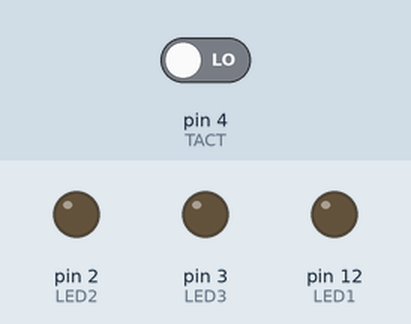
This sketch was run on a simulated Arduino Uno, built with avr-gcc and run on an emulated ATmega328P. Shown: output pins drawn as LEDs (lit = HIGH). The inputs (shaded band) are chosen by the test bench; at power-on: pin 4 (TACT) LOW.

Above: at 1.6 s.
At 41.2 s:
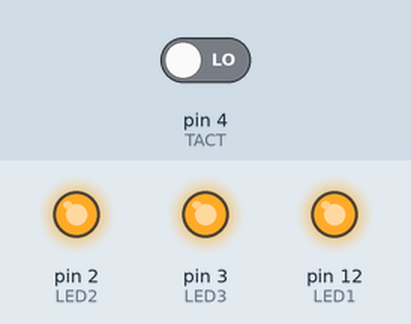
Timing chart, 0 to 41.8 s (numbered marks = the images above):
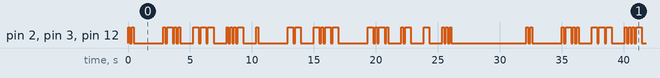

The sketch:

Morse_Code_Watch.ino
```cpp
//char NAME[] = "JANG MIN JOON"; // 이름
char MESSAGE[] = "I LOVE MY CATS"; // 메시지

char LED1 = 12; // Tiny 6번 핀
char LED2 = 2; // Tiny 7번 핀
char LED3 = 3; // Tiny 2번 핀
char TACT = 4; // Tiny 3번 핀

boolean TactState; // 택 버튼 입력 저장

volatile byte state = LOW;

int shortTime = 150; // 모스코드 Dot 길이 시간 - 전체 빠르기 조절은 이걸로
int longTime = shortTime * 3; // 모스코드 Dash 길이 시간
int pause = longTime * 2; // 문자 사이 시간
int wordSpace = longTime * 3; // 띄어쓰기 시간

char mode; // 택 버튼 누를 때 마다 변하는 모드

char A[] = {1, 2, 0, 0, 0, 0};
char B[] = {2, 1, 1, 1, 0, 0};
char C[] = {2, 1, 2, 1, 0, 0};
char D[] = {2, 1, 1, 0, 0, 0};
char E[] = {1, 0, 0, 0, 0, 0};
char F[] = {1, 1, 2, 1, 0, 0};
char G[] = {2, 2, 1, 0, 0, 0};
char H[] = {1, 1, 1, 1, 0, 0};
char I[] = {1, 1, 0, 0, 0, 0};
char J[] = {1, 2, 2, 2, 0, 0};
char K[] = {2, 1, 2, 0, 0, 0};
char L[] = {1, 2, 1, 1, 0, 0};
char M[] = {2, 2, 0, 0, 0, 0};
char N[] = {2, 1, 0, 0, 0, 0};
char O[] = {2, 2, 2, 0, 0, 0};
char P[] = {1, 2, 2, 1, 0, 0};
char Q[] = {2, 2, 1, 2, 0, 0};
char R[] = {1, 2, 1, 0, 0, 0};
char S[] = {1, 1, 1, 0, 0, 0};
char T[] = {2, 0, 0, 0, 0, 0};
char U[] = {1, 1, 2, 0, 0, 0};
char V[] = {1, 1, 1, 2, 0, 0};
char W[] = {1, 2, 2, 0, 0, 0};
char X[] = {2, 1, 1, 2, 0, 0};
char Y[] = {2, 1, 2, 2, 0, 0};
char Z[] = {2, 2, 1, 1, 0, 0};

char Num0[] = {2, 2, 2, 2, 2, 0};
char Num1[] = {1, 2, 2, 2, 2, 0};
char Num2[] = {1, 1, 2, 2, 2, 0};
char Num3[] = {1, 1, 1, 2, 2, 0};
char Num4[] = {1, 1, 1, 1, 2, 0};
char Num5[] = {1, 1, 1, 1, 1, 0};
char Num6[] = {2, 1, 1, 1, 1, 0};
char Num7[] = {2, 2, 1, 1, 1, 0};
char Num8[] = {2, 2, 2, 1, 1, 0};
char Num9[] = {2, 2, 2, 2, 1, 0};

char dot[] = {1, 2, 1, 2, 1, 2};
char comma[] = {2, 2, 1, 1, 2, 2};
char que[] = {1, 1, 2, 2, 1, 1};
char excl[] = {2, 1, 2, 1, 2, 2};
char slash[] = {2, 1, 1, 2, 1, 0};
char col[] = {2, 2, 2, 1, 1, 1};
char semicol[] = {2, 1, 2, 1, 2, 1};
char equal[] = {2, 1, 1, 1, 2, 0};
char plus[] = {1, 2, 1, 2, 1, 0};
char dash[] = {2, 1, 1, 1, 1, 2};
char underbar[] = {1, 1, 2, 2, 1, 2};
char at[] = {1, 2, 2, 1, 2, 1};
char quo[] = {1, 2, 2, 2, 2, 1};
char doublequo[] = {1, 2, 1, 1, 2, 1};


void pulse() { // 펄스 출력 함수
  digitalWrite(LED1, HIGH);
  digitalWrite(LED2, HIGH);
  digitalWrite(LED3, HIGH);
  delay(100);
  digitalWrite(LED1, LOW);
  digitalWrite(LED2, LOW);
  digitalWrite(LED3, LOW);
  delay(100);
}


char morse(char i[]) { // 각 알파벳마다 Dot 과 Dash 로 변환해서 출력해주는 함수

  for (char j = 0; j < 6; j++) {
    if (i[j] == 2) {
      digitalWrite(LED1, HIGH);
      digitalWrite(LED2, HIGH);
      digitalWrite(LED3, HIGH);
      delay(longTime);
      digitalWrite(LED1, LOW);
      digitalWrite(LED2, LOW);
      digitalWrite(LED3, LOW);
      delay(shortTime);
    } else if (i[j] == 1) {
      digitalWrite(LED1, HIGH);
      digitalWrite(LED2, HIGH);
      digitalWrite(LED3, HIGH);
      delay(shortTime);
      digitalWrite(LED1, LOW);
      digitalWrite(LED2, LOW);
      digitalWrite(LED3, LOW);
      delay(shortTime);
    }
  }
  delay(pause);
}


char morseString(char i[], int y) { // 문자열을 분해해서 알파벳에 맞는 모스 함수를 실행해주는 함수
  for (int j = 0; j < y; j++) {
    switch (i[j]) {
      case 'A':
        morse(A);
        break;
      case 'B':
        morse(B);
        break;
      case 'C':
        morse(C);
        break;
      case 'D':
        morse(D);
        break;
      case 'E':
        morse(E);
        break;
      case 'F':
        morse(F);
        break;
      case 'G':
        morse(G);
        break;
      case 'H':
        morse(H);
        break;
      case 'I':
        morse(I);
        break;
      case 'J':
        morse(J);
        break;
      case 'K':
        morse(K);
        break;
      case 'L':
        morse(L);
        break;
      case 'M':
        morse(M);
        break;
      case 'N':
        morse(N);
        break;
      case 'O':
        morse(O);
        break;
      case 'P':
        morse(P);
        break;
      case 'Q':
        morse(Q);
        break;
      case 'R':
        morse(R);
        break;
      case 'S':
        morse(S);
        break;
      case 'T':
        morse(T);
        break;
      case 'U':
        morse(U);
        break;
      case 'V':
        morse(V);
        break;
      case 'W':
        morse(W);
        break;
      case 'X':
        morse(X);
        break;
      case 'Y':
        morse(Y);
        break;
      case 'Z':
        morse(Z);
        break;
      case '1':
        morse(Num1);
        break;
      case '2':
        morse(Num2);
        break;
      case '3':
        morse(Num3);
        break;
      case '4':
        morse(Num4);
        break;
      case '5':
        morse(Num5);
        break;
      case '6':
        morse(Num6);
        break;
      case '7':
        morse(Num7);
        break;
      case '8':
        morse(Num8);
        break;
      case '9':
        morse(Num9);
        break;
      case ' ':
        delay(wordSpace);
        break;
      default:
        break;
    }
  }
}


void setup() {
  pinMode(LED1, OUTPUT);
  pinMode(LED2, OUTPUT);
  pinMode(LED3, OUTPUT);
  //pinMode(TACT, INPUT);

  attachInterrupt(TACT, pulse, CHANGE);

}


void loop() {


  TactState = digitalRead(TACT);


  if (TactState) {
    digitalWrite(LED1, HIGH);
    digitalWrite(LED2, HIGH);
    digitalWrite(LED3, HIGH);
    mode = 1;
  } else if (!TactState) {
    digitalWrite(LED1, LOW);
    digitalWrite(LED2, LOW);
    digitalWrite(LED3, LOW);
  }

  if (!mode) {
    morseString(MESSAGE, sizeof(MESSAGE) - 1);
    //morseString(NAME, sizeof(NAME) - 1);
    delay(5000);
  }


}
```

Measured:
- by itself, pin 2 (LED2), pin 3 (LED3), pin 12 (LED1): moves between LOW and HIGH, repeating every 32.2 s
- by itself, everything shown: repeats every 32.2 s, in 60 steps
